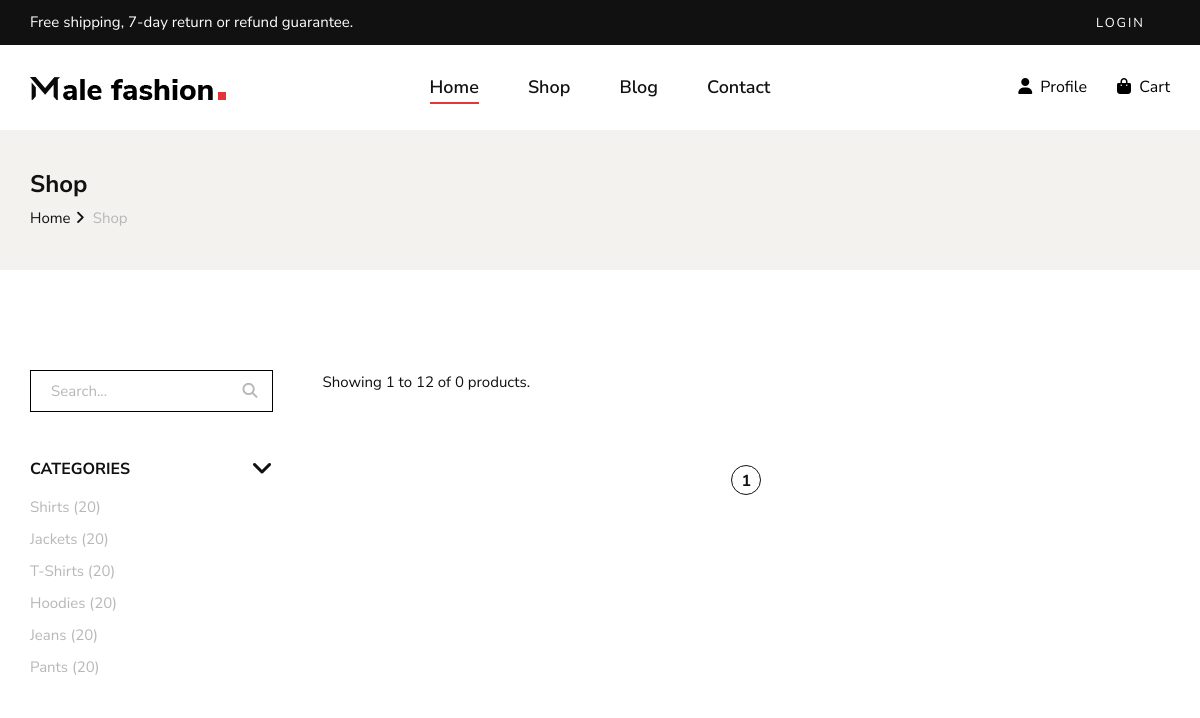
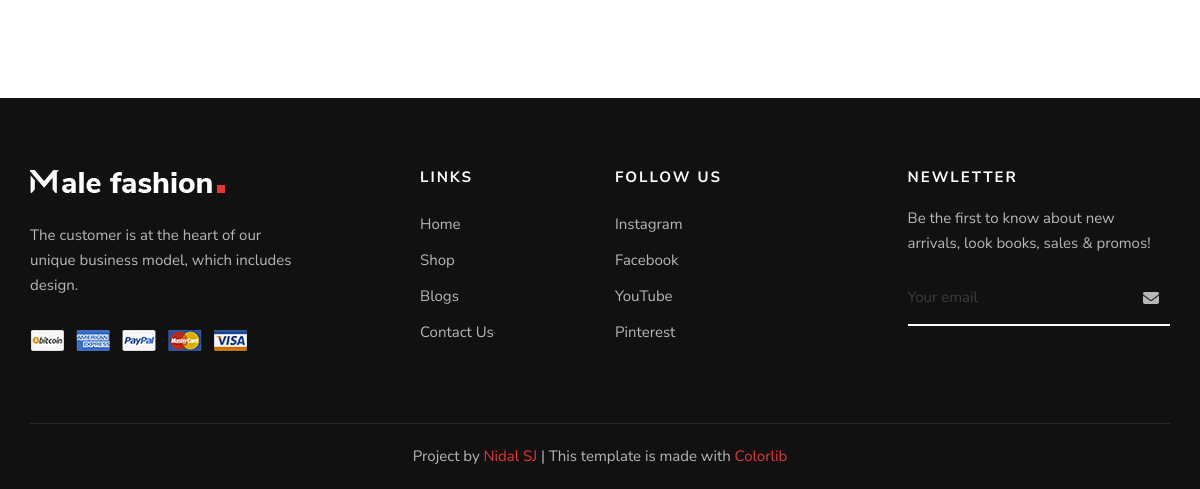
The page /products_list on the database as committed earlier (2 pictures, top to bottom).
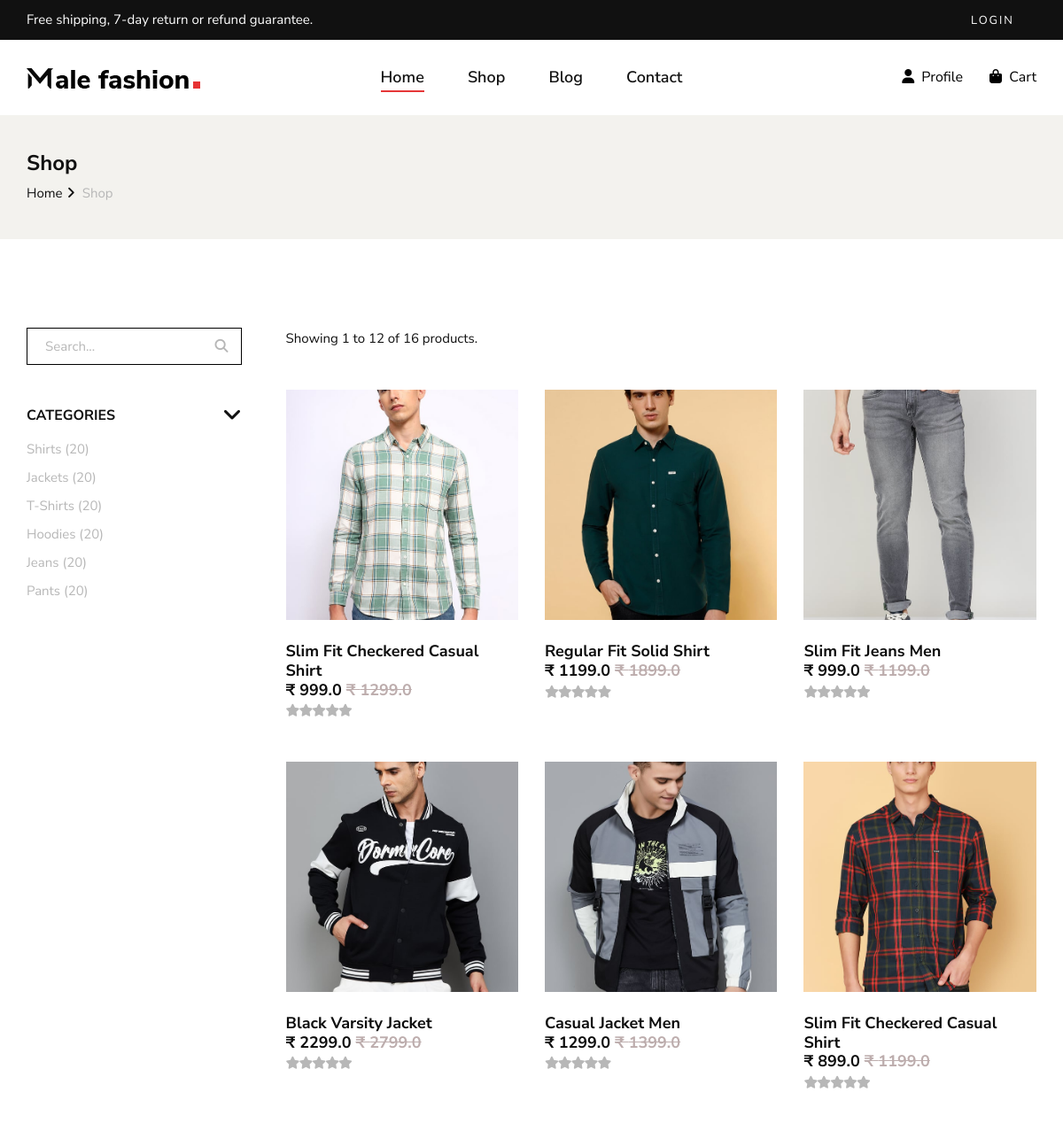
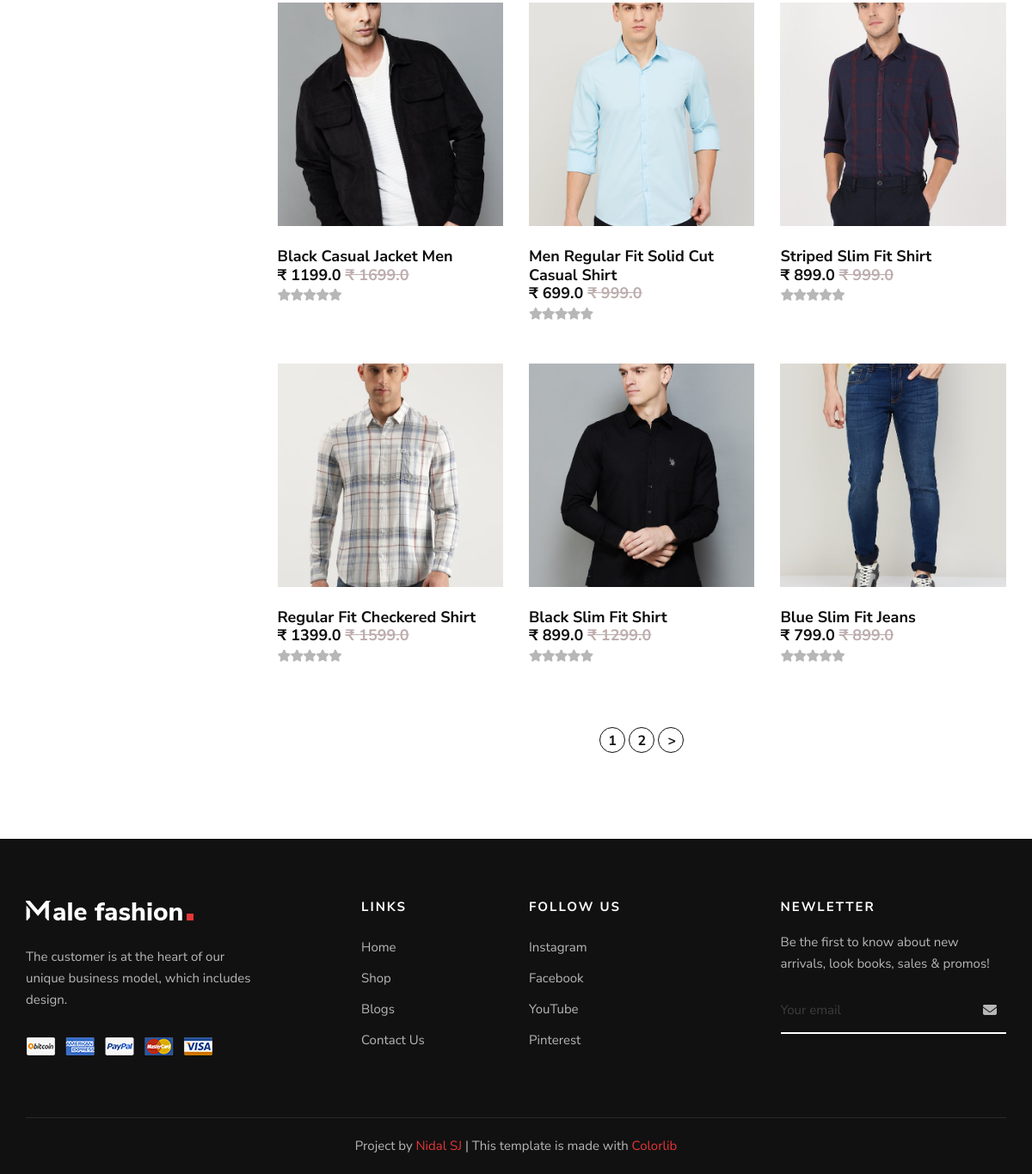
The same page on the database as committed later (2 pictures, top to bottom).
### products/models.py (models this page shows, shortened)
class Product(models.Model):
    LIVE = 1
    DELETE = 0
    DELETE_CHOICES = ((LIVE, 'Live'), (DELETE, 'Delete'))
    PRODUCT_CATEGORIES = (
        ('shirts','Shirts'),
        ('jackets','Jackets'),
        ('tshirts','T-shirts'),
        ('hoodies','Hoodies'),
        ('jeans','Jeans'),
        ('pants','Pants'),
        )
    title = models.CharField(max_length=200)
    brand = models.CharField(max_length=100, null=True)
    category = models.CharField(max_length=50, null=True, choices=PRODUCT_CATEGORIES)
    price = models.FloatField()
    mrp_price = models.FloatField(null=True, default=0.0)
    size_s = models.BooleanField(default=False)
    size_m = models.BooleanField(default=False)
    size_l = models.BooleanField(default=False)
    size_xl = models.BooleanField(default=False)
    description = models.TextField()
    image1 = models.ImageField(upload_to='media/')
    image2 = models.ImageField(upload_to='media/')
    image3 = models.ImageField(upload_to='media/')
    on_hand_quantity = models.IntegerField()
    priority = models.IntegerField(default=0)
    delete_status = models.IntegerField(choices=DELETE_CHOICES, default=LIVE)
    created_at = models.DateTimeField(auto_now_add=True)
    updated_at = models.DateTimeField(auto_now=True)

### products/views.py (the view)
# urls.py: path('products_list', views.list_products, name='list_product'),
def list_products(request):
    page=1
    if request.GET:
        page=request.GET.get('page',1)
    product_list = Product.objects.order_by('priority')
    product_count = Product.objects.count()
    product_paginator=Paginator(product_list,12)
    product_list=product_paginator.get_page(page)
    context = {'products':product_list,
               'product_count':product_count}
    return render(request, 'products.html', context)

### products/templatetags/chunks.py (called while the page is built)
@register.filter(name='chunks')
def chunks(list_data, chunk_size):
    chunk=[]
    i=0
    for data in list_data:
        chunk.append(data)
        i=i+1
        if i==chunk_size:
            yield chunk
            i=0
            chunk=[]
    yield chunk

### templates/products.html (shortened to what this page needs)
{% extends 'base_layout.html' %}
{% block content %}
{% include 'products_list.html' %}
{% endblock content %}

### templates/base_layout.html (shortened to what this page needs)
{% load static %}
<!DOCTYPE html>
<html lang="zxx">
<head>
    <link rel="stylesheet" href="{% static 'css/bootstrap.min.css' %}" type="text/css">
    <link rel="stylesheet" href="{% static 'css/font-awesome.min.css' %}" type="text/css">
    <link rel="stylesheet" href="{% static 'css/elegant-icons.css' %}" type="text/css">
    <link rel="stylesheet" href="{% static 'css/magnific-popup.css' %}" type="text/css">
    <link rel="stylesheet" href="{% static 'css/nice-select.css' %}" type="text/css">
    <link rel="stylesheet" href="{% static 'css/owl.carousel.min.css' %}" type="text/css">
    <link rel="stylesheet" href="{% static 'css/slicknav.min.css' %}" type="text/css">
    <link rel="stylesheet" href="{% static 'css/style.css' %}" type="text/css">
    <link rel="stylesheet" href="https://cdnjs.cloudflare.com/ajax/libs/font-awesome/6.5.1/css/all.min.css"
 />
</head>
<body>
    {% include 'header.html' %}
    {% block content %}
    {% endblock content %}
    <footer class="footer">
        <div class="container">
            <div class="row">
                <div class="col-lg-3 col-md-6 col-sm-6">
                    <div class="footer__about">
                        <div class="footer__logo">
                            <a href="#"><img src="{% static 'img/footer-logo.png' %}" alt=""></a>
                        </div>
                        <p>The customer is at the heart of our unique business model, which includes design.</p>
                        <a href="#"><img src="{% static 'img/payment.png' %}" alt=""></a>
                    </div>
                </div>
                <div class="col-lg-2 offset-lg-1 col-md-3 col-sm-6">
                    <div class="footer__widget">
                        <h6>Links</h6>
                        <ul>
                            <li><a href="#">Home</a></li>
                            <li><a href="#">Shop</a></li>
                            <li><a href="#">Blogs</a></li>
                            <li><a href="#">Contact Us</a></li>
                        </ul>
                    </div>
                </div>
                <div class="col-lg-2 col-md-3 col-sm-6">
                    <div class="footer__widget">
                        <h6>Follow Us</h6>
                        <ul>
                            <li><a href="#">Instagram</a></li>
                            <li><a href="#">Facebook</a></li>
                            <li><a href="#">YouTube</a></li>
                            <li><a href="#">Pinterest</a></li>
                        </ul>
                    </div>
                </div>
                <div class="col-lg-3 offset-lg-1 col-md-6 col-sm-6">
                    <div class="footer__widget">
                        <h6>NewLetter</h6>
                        <div class="footer__newslatter">
                            <p>Be the first to know about new arrivals, look books, sales & promos!</p>
                            <form action="#">
                                <input type="text" placeholder="Your email">
                                <button type="submit"><i class="fa-solid fa-envelope"></i></button>
                            </form>
                        </div>
                    </div>
                </div>
            </div>
            <div class="row">
                <div class="col-lg-12 text-center">
                    <div class="footer__copyright__text">
                        <p>Project by <a href="https://github.com/nidalsj" target="_blank">Nidal SJ</a> | This template
                            is made with <a href="https://colorlib.com" target="_blank">Colorlib</a>
                        </p>
                    </div>
                </div>
            </div>
        </div>
    </footer>
</body>
</html>

### templates/header.html (shortened to what this page needs)
{% load static %}
<header class="header">
    <div class="header__top">
        <div class="container">
            <div class="row">
                <div class="col-lg-6 col-md-7">
                    <div class="header__top__left">
                        <p>Free shipping, 7-day return or refund guarantee.</p>
                    </div>
                </div>
                <div class="col-lg-6 col-md-5">
                    <div class="header__top__right">
                        <div class="header__top__links">
                            {% if not request.user.is_authenticated %}
                            <a href="{% url 'user_login' %}">Login</a>
                            {% else %}
                            <a href="{% url 'user_logout' %}">Logout</a>
                            {% endif %}
                        </div>
                    </div>
                </div>
            </div>
        </div>
    </div>
    <div class="container">
        <div class="row">
            <div class="col-lg-3 col-md-3">
                <div class="header__logo">
                    <a href="./index.html"><img src="{% static 'img/logo.png' %}" alt=""></a>
                </div>
            </div>
            <div class="col-lg-6 col-md-6">
                {% include 'menu_items.html' %}
            </div>
            <div class="col-lg-3 col-md-3">
                <div class="header__nav__option">
                    <a href="#" style="color: black;"><i class="fa-solid fa-user"></i>&nbsp;&nbsp;Profile</a>
                    <a href="{% url 'cart' %}" style="color: black;"><i class="fa-solid fa-bag-shopping"></i>&nbsp;&nbsp;Cart</a>
                </div>
            </div>
        </div>
    </div>
</header>

### templates/menu_items.html
{% load static %}
<nav class="header__menu mobile-menu">
    <ul>
        <li class="active"><a href="{% url 'home' %}">Home</a></li>
        <li><a href="{% url 'list_product' %}">Shop</a></li>
        <li><a href="{% url 'read_blogs' %}">Blog</a></li>
        <li><a href="{% url 'contact_us' %}">Contact</a></li>
    </ul>
</nav>

### templates/products_list.html (shortened to what this page needs)
{% load static %}
{% load chunks %}
<section class="breadcrumb-option">
    <div class="container">
        <div class="row">
            <div class="col-lg-12">
                <div class="breadcrumb__text">
                    <h4>Shop</h4>
                    <div class="breadcrumb__links">
                        <a href="{% url 'home' %}">Home</a>
                        <span>Shop</span>
                    </div>
                </div>
            </div>
        </div>
    </div>
</section>
<section class="shop spad">
    <div class="container">
        <div class="row">
            <div class="col-lg-3">
                <div class="shop__sidebar">
                    <div class="shop__sidebar__search">
                        <form action="#">
                            <input type="text" placeholder="Search...">
                            <button type="submit"><i class="fa-solid fa-magnifying-glass"></i></button>
                        </form>
                    </div>
                    <div class="shop__sidebar__accordion">
                        <div class="accordion" id="accordionExample">
                            <div class="card">
                                <div class="card-heading">
                                    <a data-toggle="collapse" data-target="#collapseOne">Categories</a>
                                </div>
                                <div id="collapseOne" class="collapse show" data-parent="#accordionExample">
                                    <div class="card-body">
                                        <div class="shop__sidebar__categories">
                                            <ul class="nice-scroll" tabindex="1"
                                                style="overflow-y: hidden; outline: none;">
                                                <li><a href="#">Shirts (20)</a></li>
                                                <li><a href="#">Jackets (20)</a></li>
                                                <li><a href="#">T-Shirts (20)</a></li>
                                                <li><a href="#">Hoodies (20)</a></li>
                                                <li><a href="#">Jeans (20)</a></li>
                                                <li><a href="#">Pants (20)</a></li>
                                            </ul>
                                        </div>
                                    </div>
                                </div>
                            </div>
                        </div>
                    </div>
                </div>
            </div>
            <div class="col-lg-9">
                <div class="shop__product__option">
                    <div class="row">
                        <div class="col-lg-6 col-md-6 col-sm-6">
                            <div class="shop__product__option__left">
                                <p>Showing 1 to {{ products.paginator.per_page }} of {{ product_count }} products.</p>
                            </div>
                        </div>
                    </div>
                </div>
                {% for product_chunks in products|chunks:3 %}
                <div class="row">
                    {% for product in product_chunks %}
                    <div class="col-lg-4 col-md-6 col-sm-6">
                        <div class="product__item">
                            <a href="{% url 'product_details' product.id %}">
                                <div class="product__item__pic set-bg" data-setbg="{{product.image1.url}}">
                                </div>
                                <div class="product__item__text">
                                    <h5>{{ product.title }}</h5>
                                    <h5>₹ {{product.price}} <span style="color: rgb(189, 173, 173);"><s>₹
                                                {{product.mrp_price}}</s></span></h5>
                                    <div class="rating">
                                        <i class="fa fa-star"></i>
                                        <i class="fa fa-star"></i>
                                        <i class="fa fa-star"></i>
                                        <i class="fa fa-star"></i>
                                        <i class="fa fa-star-o"></i>
                                    </div>
                                </div>
                            </a>
                        </div>
                    </div>
                    {% endfor %}
                </div>
                {% endfor %}
                <div class="row">
                    <div class="col-lg-12">
                        <div class="product__pagination">
                            {% for i in products.paginator.page_range %}
                            <a class="active" href="?page={{i}}">{{i}}</a>
                            {% endfor %}
                            {% if products.has_next %}
                            <a class="active" href="?page={{products.next_page_number}}"><span>></span></a>
                            {% endif %}
                        </div>
                    </div>
                </div>
            </div>
        </div>
    </div>
</section>

Rows that differ between the two databases and show on the page:
added Product: shows a picture, title "Slim Fit Checkered Casual Shirt", price "999.0", mrp_price "1299.0"
added Product: shows a picture, title "Regular Fit Solid Shirt", price "1199.0", mrp_price "1899.0"
added Product: shows a picture, title "Slim Fit Jeans Men", price "999.0", mrp_price "1199.0"
added Product: shows a picture, title "Black Varsity Jacket", price "2299.0", mrp_price "2799.0"
added Product: shows a picture, title "Casual Jacket Men", price "1299.0", mrp_price "1399.0"
added Product: shows a picture, title "Slim Fit Checkered Casual Shirt", price "899.0", mrp_price "1199.0"
added Product: shows a picture, title "Black Casual Jacket Men", price "1199.0", mrp_price "1699.0"
added Product: shows a picture, title "Men Regular Fit Solid Cut Casual Shirt", price "699.0", mrp_price "999.0"
added Product: shows a picture, title "Striped Slim Fit Shirt", price "899.0", mrp_price "999.0"
added Product: shows a picture, title "Regular Fit Checkered Shirt", price "1399.0", mrp_price "1599.0"
added Product: shows a picture, title "Black Slim Fit Shirt", price "899.0", mrp_price "1299.0"
added Product: shows a picture, title "Blue Slim Fit Jeans", price "799.0", mrp_price "899.0"
Other text that changed with them:
{{ product_count }}: "0" → "16"
new list line: "2"
